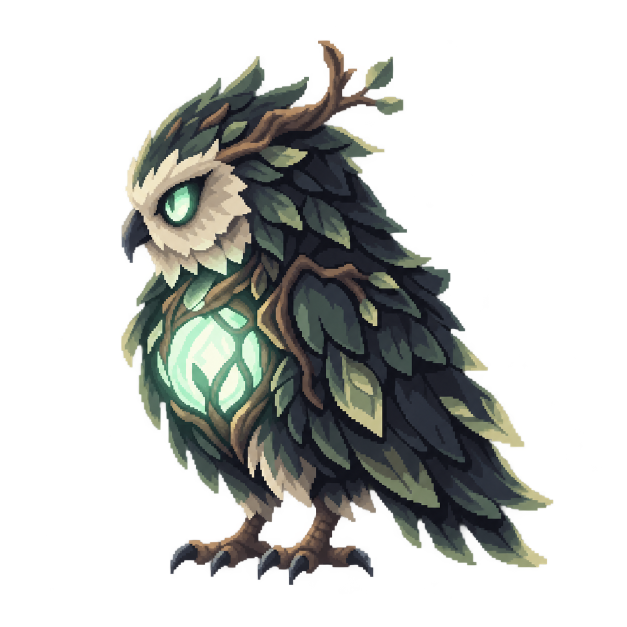
#> input picture referencia/inimigos_futuros/Imagem do Codex 29 de set. de 2026, 03_48_10.png, 1254 x 1254 px, given in place of hero_bastiao_sheet.png, which was not available (shown at 1/2 size)
$ python render_battle_preview.py
#> lines starting #> are read from the running program, lines starting #| are printed output that depends on the picture; pictures that were not available may be replaced by others from this repository, and a replacement may not be noted
"""
Renderizador de Preview Visual da BattleStrip (Bosque de Lumen)
Combina os spritesheets reais de Bastiao e Geleia de Lumen sobre o cenario AMOLED.
Gera:
1. battle_strip_preview.png (Frame estático de alta resolução em pixel art)
2. battle_combat_loop.gif (GIF animado do ciclo de combate real)
3. Salva tambem no diretorio de artefatos para visualizacao direta pelo usuario.
"""

import os
import sys
import base64
from PIL import Image, ImageDraw

PROJECT_ROOT = os.path.abspath(os.path.join(os.path.dirname(__file__), "..", ".."))
ARTIFACT_DIR = r"C:\Users\notefael\.gemini\antigravity\brain\a967aa1b-4428-4099-947a-ad6f69740286"

BASTIAO_SHEET_PATH = os.path.join(PROJECT_ROOT, "assets", "sprites", "heroes", "bastiao", "hero_bastiao_sheet.png")
SLIME_SHEET_PATH = os.path.join(PROJECT_ROOT, "assets", "sprites", "enemies", "geleia_de_lumen", "enemy_geleia_lumen_sheet.png")

# Cores oficiais da BattleStrip.gd
COLOR_BG = (6, 8, 7, 255)         # #060807
COLOR_BORDER = (23, 35, 28, 255)  # #17231c
COLOR_TREE_BG = (11, 22, 18, 255) # #0b1612
COLOR_TREE_MID = (17, 34, 27, 255)# #11221b
COLOR_GROUND = (16, 24, 20, 255)  # #101814
COLOR_GROUND_LINE = (43, 66, 53, 255) # #2b4235
COLOR_MOSS = (30, 48, 37, 255)    # #1e3025
COLOR_LUMEN_ORB = (56, 217, 169, 110) # #38d9a9 com alpha
COLOR_BAR_BG = (32, 35, 42, 255)  # #20232a
COLOR_HERO_HP = (72, 199, 116, 255) # #48c774
COLOR_ENEMY_HP = (241, 70, 104, 255) # #f14668

WIDTH = 432
HEIGHT = 220
SCALE = 2 # Escala interna dos sprites

def load_frames(sheet_path, frame_w, frame_h, count):
    sheet = Image.open(sheet_path).convert("RGBA")
    frames = []
    for i in range(count):
        crop = sheet.crop((i * frame_w, 0, (i + 1) * frame_w, frame_h))
        frames.append(crop)
    return frames

def render_background(w=WIDTH, h=HEIGHT):
    img = Image.new("RGBA", (w, h), COLOR_BG)
    d = ImageDraw.Draw(img, "RGBA")

    # Borda superior
    d.line([(0, 1), (w, 1)], fill=COLOR_BORDER, width=2)

    # Silhuetas de árvores distantes
    ground_y = h - 42
    tree_xs = [20, 80, 140, 210, 280, 350, 410]
    for tx in tree_xs:
        # Tronco
        d.rectangle([tx, 40, tx + 8, ground_y], fill=COLOR_TREE_BG)
        # Copa
        pts = [(tx + 4, 18), (tx - 18, 75), (tx + 26, 75)]
        d.polygon(pts, fill=COLOR_TREE_MID)

    # Orbes de Lumen flutuantes
    d.ellipse([int(w * 0.18 - 3.5), 55 - 3, int(w * 0.18 + 3.5), 55 + 4], fill=COLOR_LUMEN_ORB)
    d.ellipse([int(w * 0.52 - 2.5), 38 - 2, int(w * 0.52 + 2.5), 38 + 3], fill=COLOR_LUMEN_ORB)
    d.ellipse([int(w * 0.82 - 4.0), 65 - 4, int(w * 0.82 + 4.0), 65 + 4], fill=COLOR_LUMEN_ORB)

    # Solo musgoso
    d.rectangle([0, ground_y, w, h], fill=COLOR_GROUND)
    d.line([(0, ground_y), (w, ground_y)], fill=COLOR_GROUND_LINE, width=2)
    for x in range(0, w, 28):
        d.line([(x, ground_y + 8), (x + 12, ground_y + 4)], fill=COLOR_MOSS, width=2)

    return img

def render_health_bar(d, x, y, w, h, ratio, fill_color):
    d.rectangle([x, y, x + w, y + h], fill=COLOR_BAR_BG)
    fill_w = int(w * max(0.0, min(1.0, ratio)))
    if fill_w > 0:
        d.rectangle([x, y, x + fill_w, y + h], fill=fill_color)

def build_scene_frame(hero_frame, slime_frame, hero_hp=1.0, enemy_hp=1.0):
    bg = render_background(WIDTH, HEIGHT)
    d = ImageDraw.Draw(bg, "RGBA")

    ground_y = HEIGHT - 42
    hero_x = int(WIDTH * 0.25)
    enemy_x = int(WIDTH * 0.73)

    # Desenhar Barras de Vida
    render_health_bar(d, hero_x - 55, 18, 110, 10, hero_hp, COLOR_HERO_HP)
    render_health_bar(d, enemy_x - 55, 18, 110, 10, enemy_hp, COLOR_ENEMY_HP)

    # Textos indicadores de HP
    # Posicionar Bastiao:
    # Canvas 48x48, Baseline Y=44, Offset Y=-20
    # No Godot: hero_visual.position = (hero_x, ground_y)
    # Com escala 2x: largura 96, altura 96
    # O baseline Y=44 com escala 2 fica em (ground_y):
    # Topo do sprite em Y = ground_y - (44 * 2) = ground_y - 88
    # Centro X fica em hero_x - (24 * 2) = hero_x - 48
    hero_scaled = hero_frame.resize((48 * SCALE, 48 * SCALE), Image.NEAREST)
    hero_pos_x = hero_x - (24 * SCALE)
    hero_pos_y = ground_y - (44 * SCALE)
    bg.alpha_composite(hero_scaled, (hero_pos_x, hero_pos_y))

    # Posicionar Geleia:
    # Canvas 32x32, Baseline Y=29, Offset Y=-13
    # Com escala 2x: largura 64, altura 64
    # Topo do sprite em Y = ground_y - (29 * 2) = ground_y - 58
    # Centro X fica em enemy_x - (16 * SCALE)
    slime_scaled = slime_frame.resize((32 * SCALE, 32 * SCALE), Image.NEAREST)
    slime_pos_x = enemy_x - (16 * SCALE)
    slime_pos_y = ground_y - (29 * SCALE)
    bg.alpha_composite(slime_scaled, (slime_pos_x, slime_pos_y))

    return bg

def main():
    print("Carregando spritesheets...")
    bastiao_frames = load_frames(BASTIAO_SHEET_PATH, 48, 48, 16)
#> in load_frames, sheet is the input picture: PIL image 1254x1254 RGBA; mean R, G, B, A 31.8, 33.3, 29.8, 85.9
#> the loop in load_frames, `for i in range(count):` made 16 passes
#> pass 3, in load_frames, `crop = sheet.crop((i * frame_w, 0, (i + 1) * frame_w, frame_h))`:
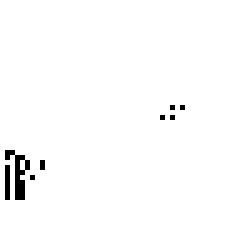
#> crop: PIL image 48x48 RGBA (shown 5 times larger); mean R, G, B, A 0, 0, 0, 0.0148; transparent parts drawn white
#> after the loop in load_frames, `for i in range(count):`: frames = 16 items
#> bastiao_frames = 16 items
    # 0..3: idle, 4..7: attack, 8..9: hit, 10..15: death

    slime_frames = load_frames(SLIME_SHEET_PATH, 32, 32, 16)
#> call 2 of load_frames, with frame_w = 32, frame_h = 32, count = 16
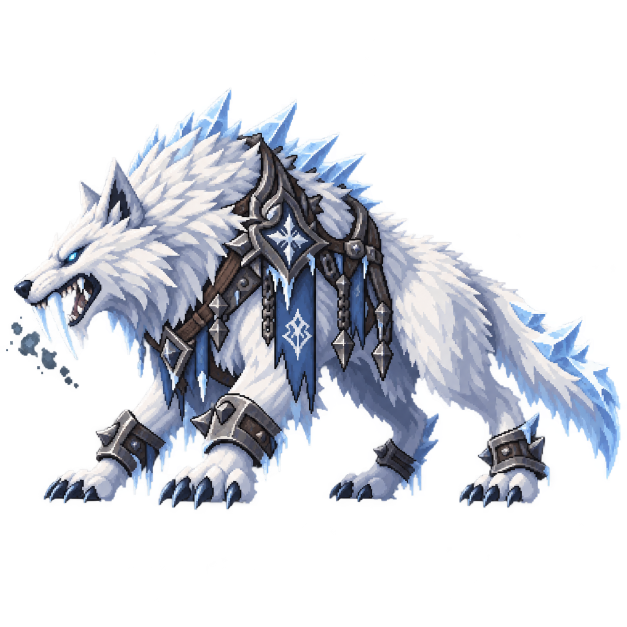
#> input picture referencia/inimigos_futuros/alfa_presa_branca.png, 1254 x 1254 px, given in place of enemy_geleia_lumen_sheet.png, which was not available (shown at 1/2 size)
#> in load_frames, sheet is the input picture: PIL image 1254x1254 RGBA; mean R, G, B, A 55.4, 59.1, 67.7, 86.3
#> slime_frames = 16 items
    # 0..3: idle, 4..7: attack, 8..9: hit, 10..15: death

    # 1. Gerar imagem estática (Idle comparativo)
    static_preview = build_scene_frame(bastiao_frames[0], slime_frames[0], 1.0, 1.0)
#> in build_scene_frame, `bg = render_background(WIDTH, HEIGHT)`:
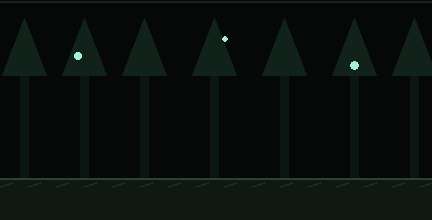
#> bg: PIL image 432x220 RGBA; mean R, G, B, A 9.8, 15.5, 12.9, 254.8; transparent parts drawn white
#> in build_scene_frame, `hero_scaled = hero_frame.resize((48 * SCALE, 48 * SCALE), Image.NEAREST)`: hero_scaled: PIL image 96x96 RGBA; every value is 0
#> in build_scene_frame, `bg.alpha_composite(hero_scaled, (hero_pos_x, hero_pos_y))`:
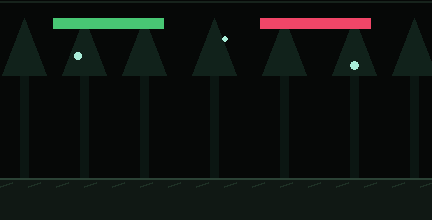
#> bg: PIL image 432x220 RGBA; mean R, G, B, A 13.7, 18.7, 15.5, 254.8; transparent parts drawn white
#> in build_scene_frame, `slime_scaled = slime_frame.resize((32 * SCALE, 32 * SCALE), Image.NEAR..`: slime_scaled: PIL image 64x64 RGBA; every value is 0

    # Upscale 2x para visualização nítida em alta densidade (864x440)
    static_hd = static_preview.resize((WIDTH * 2, HEIGHT * 2), Image.NEAREST)

    out_static_repo = os.path.join(PROJECT_ROOT, "docs", "art", "preview_bosque_lumen_r11.png")
    static_hd.save(out_static_repo)
    print("Salvo em:", out_static_repo)

    out_static_art = os.path.join(ARTIFACT_DIR, "preview_bosque_lumen_r11.png")
    static_hd.save(out_static_art)
    print("Salvo em:", out_static_art)

    # 2. Gerar GIF animado do ciclo completo de combate
    # Timeline:
    # 0..3: Idle sincrono (4 quadros)
    # 4..7: Bastiao ataca (4 quadros), Slime toma hit nos quadros 6 e 7
    # 8..11: Slime contra-ataca (4 quadros), Bastiao toma hit nos quadros 10 e 11
    # 12..15: Idle de volta
    anim_frames = []
    durations = []

    # Ciclo 1: Idle
    for i in range(4):
        f = build_scene_frame(bastiao_frames[i % 4], slime_frames[i % 4], 1.0, 1.0)
        anim_frames.append(f.resize((WIDTH * 2, HEIGHT * 2), Image.NEAREST))
        durations.append(150)
#> after the loop, anim_frames = 4 items; durations = [150, 150, 150, 150]

    # Bastiao Ataca (attack frames 4, 5, 6, 7)
    # Slime toma hit (frames 8, 9) durante o impacto
    slime_react = [0, 1, 8, 9]
    for i, b_idx in enumerate([4, 5, 6, 7]):
        s_idx = slime_react[i]
        hp = 1.0 if i < 2 else 0.75
        f = build_scene_frame(bastiao_frames[b_idx], slime_frames[s_idx], 1.0, hp)
        anim_frames.append(f.resize((WIDTH * 2, HEIGHT * 2), Image.NEAREST))
        durations.append(110)
#> after the loop, anim_frames = 8 items; durations = [150, 150, 150, 150, 110, 110, 110, 110]

    # Retorno breve
    for i in range(2):
        f = build_scene_frame(bastiao_frames[i], slime_frames[i], 1.0, 0.75)
        anim_frames.append(f.resize((WIDTH * 2, HEIGHT * 2), Image.NEAREST))
        durations.append(130)
#> after the loop, anim_frames = 10 items; durations = [150, 150, 150, 150, 110, 110, 110, 110, 130, 130]

    # Slime Ataca (attack frames 4, 5, 6, 7)
    # Bastiao toma hit (frames 8, 9) durante o impacto
    hero_react = [0, 1, 8, 9]
    for i, s_idx in enumerate([4, 5, 6, 7]):
        b_idx = hero_react[i]
        hp = 1.0 if i < 2 else 0.88
        f = build_scene_frame(bastiao_frames[b_idx], slime_frames[s_idx], hp, 0.75)
        anim_frames.append(f.resize((WIDTH * 2, HEIGHT * 2), Image.NEAREST))
        durations.append(110)
#> after the loop, anim_frames = 14 items; durations = [150, 150, 150, 150, 110, 110, 110, 110, 130, 130, 110, 110, 110, 110]

    # Morte do Slime no final
    for s_d in [10, 11, 12, 13, 14, 15]:
        f = build_scene_frame(bastiao_frames[0], slime_frames[s_d], 0.88, 0.0)
        anim_frames.append(f.resize((WIDTH * 2, HEIGHT * 2), Image.NEAREST))
        durations.append(120)
#> after the loop, anim_frames = 20 items; durations = [150, 150, 150, 150, 110, 110, 110, 110, 130, 130, 110, 110, 110, 110, 120, 120, 120, 120, 120, 120]

    # Pausa com Slime derrotado
    for _ in range(2):
        # Frame transparente para o slime após morte
        empty_slime = Image.new("RGBA", (32, 32), (0, 0, 0, 0))
        f = build_scene_frame(bastiao_frames[0], empty_slime, 0.88, 0.0)
        anim_frames.append(f.resize((WIDTH * 2, HEIGHT * 2), Image.NEAREST))
        durations.append(250)
#> after the loop, anim_frames = 22 items; durations = [150, 150, 150, 150, 110, 110, 110, 110, 130, 130, 110, 110, 110, 110, 120, 120, 120, 120, 120, 120, 250, 250]

    out_gif_repo = os.path.join(PROJECT_ROOT, "docs", "art", "combat_loop_bosque_lumen.gif")
    anim_frames[0].save(
        out_gif_repo,
        save_all=True,
        append_images=anim_frames[1:],
        duration=durations,
        loop=0,
        optimize=False
    )
    print("GIF salvo em:", out_gif_repo)

    out_gif_art = os.path.join(ARTIFACT_DIR, "combat_loop_bosque_lumen.gif")
    anim_frames[0].save(
        out_gif_art,
        save_all=True,
        append_images=anim_frames[1:],
        duration=durations,
        loop=0,
        optimize=False
    )
    print("GIF salvo em:", out_gif_art)

    # Criar versão base64 para embutir diretamente no HTML generativo
    with open(out_gif_art, "rb") as gf:
        gif_b64 = base64.b64encode(gf.read()).decode("utf-8")

    with open(out_static_art, "rb") as sf:
        png_b64 = base64.b64encode(sf.read()).decode("utf-8")

    b64_json_path = os.path.join(ARTIFACT_DIR, "preview_base64.json")
    import json
    with open(b64_json_path, "w", encoding="utf-8") as jf:
        json.dump({"gif_b64": gif_b64, "png_b64": png_b64}, jf)
    print("Base64 salvo com sucesso para uso no generative_ui!")

if __name__ == "__main__":
    main()
